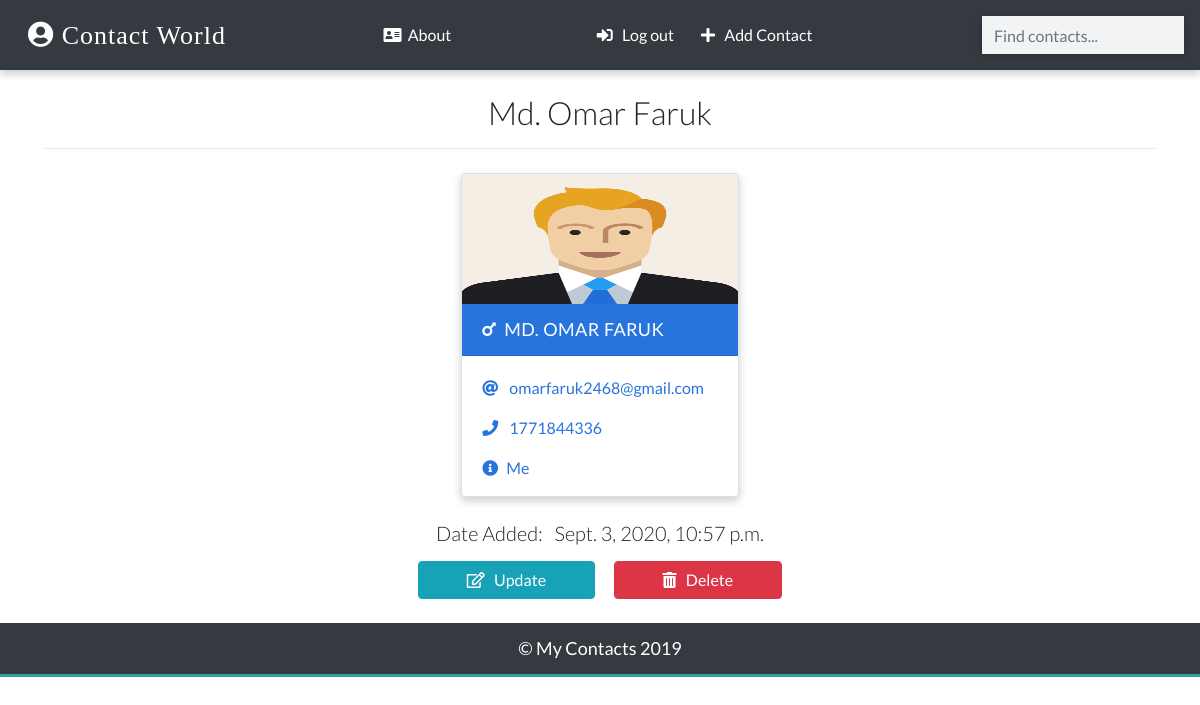
The page /detail/18/ (signed in) on the database its author committed.
### app/models.py (models this page shows, shortened)
class Contact(models.Model):
    manager = models.ForeignKey(User, on_delete=models.CASCADE, default=None) # When the user is deleted it will clear the contact
    name = models.CharField(max_length=20)
    email = models.EmailField(max_length=100)
    phone = models.IntegerField()
    info = models.CharField(max_length=30)
    gender = models.CharField(max_length=50, choices=(
    ('male','Male'),
    ('female','Female')
    ))
    image = models.ImageField(upload_to='images/', blank=True)
    date_added = models.DateTimeField(default=datetime.now)
    class Meta:
        ordering = ['-id']    ## Ordering the display items by id

### app/views.py (the view)
# urls.py: path('detail/<int:pk>/', views.ContactDetailView.as_view(), name="detail"),
class ContactDetailView(LoginRequiredMixin, DetailView):
    template_name = 'detail.html'
    model = Contact
    context_object_name = 'contact'

### templates/detail.html (shortened to what this page needs)
{% extends 'base.html' %}
{% load static %}
{% block content %}
{% if contact.manager == request.user %}
<div class="container">
  <h2 class="heading font-weight-light text-center">{{ contact.name }}</h2>
  <hr />
</div>
<div class="container main-part">
  {% include 'partials/_card.html' %}
</div>
<div class="container mt-3">
  <h5 class="text-center my-3 font-weight-light">Date Added: &nbsp; {{ contact.date_added }}</h5>
  <p class="text-center text-light">
    <a class="btn btn-info px-5" href="{% url 'update' contact.id %}">
      <i class="far fa-edit"></i> &nbsp; Update
    </a>
    <a class="btn btn-danger px-5" href="{% url 'delete' contact.id %}">
      <i class="fas fa-trash-alt"></i> &nbsp; Delete
    </a>
  </p>
</div>
{% else %}
<div class="container">
  <h2 class="heading font-weight-light text-center">You don't have access to this page!</h2>
</div>
{% endif %}
{% endblock content %}

### templates/partials/_card.html (shortened to what this page needs)
{% load static %}
{% if contact.gender == 'male' %}
<div class="card my-2 mx-2 boy-card {% if 'detail' in request.path %}mx-auto w-25{% endif %}">
  <img src="{% if contact.image %}
  {{ contact.image.url }}
  {% else %}
  {% static '/images/boy.png' %}
  {% endif %}" class="img-fluid" />
  <div class="card-header">
    <a href="{% url 'detail' contact.id %}" class="text-white header-link"
      ><i class="fas fa-mars mr-2"></i>{{ contact.name }}</a
    >
  </div>
  <div class="card-body pb-0">
    <p>
      <i class="fas fa-at mr-2"></i>
      <a href="mailto:{{ contact.email }}">{{ contact.email }}</a>
    </p>
    <p>
      <i class="fas fa-phone mr-2"></i>
      <a href="tel:{{ contact.phone }}">{{ contact.phone }}</a>
    </p>
    <p><i class="fas fa-info-circle mr-2"></i>{{ contact.info }}</p>
  </div>
</div>
{% endif %}

### static/css/main.css (style rules this page uses)
:root { --back: #29a7a6; --girl: #e64298; --boy: #2874dd; }
body { font-family: Lato, sans-serif; }
.card { box-shadow: 0 4px 8px 0 rgba(0, 0, 0, 0.2); transition: 0.3s; min-width: 250px; box-sizing: border-box; }
img { height: 130px !important; }
.card-header { font-size: 18px; letter-spacing: 0.5px; text-transform: uppercase; }
.boy-card .card-header { background-color: var(--boy); }
.boy-card .card-body, .boy-card .card-body p a { color: var(--boy); }
.card-body p { cursor: pointer; }
.main-part { display: flex; flex-wrap: wrap; justify-content: space-evenly; }

### rows shown on the page
Contact: name "Md. Omar Faruk", name "MD. OMAR FARUK", email "omarfaruk2468@gmail.com", phone "1771844336", info "Me", date_added "Sept. 3, 2020, 10:57 p.m."
